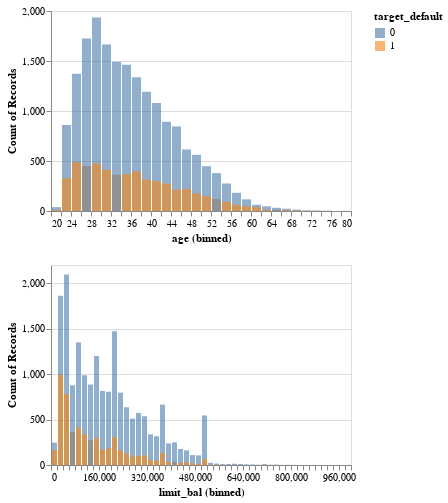

Write notebook code for a chart like this one.
### Markdown cell above
- The correlation heatmap shows the pairwise correlation coefficients between numerical features. From this plot, we notice that correlation between repayments, correlation between bill amounts, and correlation between payment amounts are relatively high.

### Code cell
# Distribution of some numerics columns
eda_num_columns = ['age', 'limit_bal']
alt.Chart(train_df).mark_bar(opacity=0.6).encode(
    alt.X(alt.repeat('row')).bin(maxbins=50),
    alt.Y('count()').stack(False),
    color='target_default:N'
).properties(
    width=300,
    height=200
).repeat(row=eda_num_columns)

### Figure 1 — Vega specification as saved in the notebook (floating-point values rounded to 4 significant figures)
{"$schema": "https://vega.github.io/schema/vega/v5.json", "data": [{"name": "source_0"}, {"name": "data_0", "values": [{"__count": 1470, "bin_maxbins_50_limit_bal": 200000.0, "bin_maxbins_50_limit_bal_end": 220000.0, "target_default": 0}, {"__count": 272, "bin_maxbins_50_limit_bal": 120000.0, "bin_maxbins_50_limit_bal_end": 140000.0, "target_default": 1}, {"__count": 1863, "bin_maxbins_50_limit_bal": 20000.0, "bin_maxbins_50_limit_bal_end": 40000.0, "target_default": 0}, {"__count": 987, "bin_maxbins_50_limit_bal": 100000.0, "bin_maxbins_50_limit_bal_end": 120000.0, "target_default": 0}, {"__count": 573, "bin_maxbins_50_limit_bal": 280000.0, "bin_maxbins_50_limit_bal_end": 300000.0, "target_default": 0}, {"__count": 2096, "bin_maxbins_50_limit_bal": 40000.0, "bin_maxbins_50_limit_bal_end": 60000.0, "target_default": 0}, {"__count": 1198, "bin_maxbins_50_limit_bal": 140000.0, "bin_maxbins_50_limit_bal_end": 160000.0, "target_default": 0}, {"__count": 536, "bin_maxbins_50_limit_bal": 300000.0, "bin_maxbins_50_limit_bal_end": 320000.0, "target_default": 0}, {"__count": 10, "bin_maxbins_50_limit_bal": 700000.0, "bin_maxbins_50_limit_bal_end": 720000.0, "target_default": 0}, {"__count": 796, "bin_maxbins_50_limit_bal": 220000.0, "bin_maxbins_50_limit_bal_end": 240000.0, "target_default": 0}, {"__count": 246, "bin_maxbins_50_limit_bal": 0.0, "bin_maxbins_50_limit_bal_end": 20000.0, "target_default": 0}, {"__count": 106, "bin_maxbins_50_limit_bal": 480000.0, "bin_maxbins_50_limit_bal_end": 500000.0, "target_default": 0}, {"__count": 992, "bin_maxbins_50_limit_bal": 20000.0, "bin_maxbins_50_limit_bal_end": 40000.0, "target_default": 1}, {"__count": 815, "bin_maxbins_50_limit_bal": 160000.0, "bin_maxbins_50_limit_bal_end": 180000.0, "target_default": 0}, {"__count": 360, "bin_maxbins_50_limit_bal": 60000.0, "bin_maxbins_50_limit_bal_end": 80000.0, "target_default": 1}, {"__count": 885, "bin_maxbins_50_limit_bal": 120000.0, "bin_maxbins_50_limit_bal_end": 140000.0, "target_default": 0}, {"__count": 1349, "bin_maxbins_50_limit_bal": 80000.0, "bin_maxbins_50_limit_bal_end": 100000.0, "target_default": 0}, {"__count": 336, "bin_maxbins_50_limit_bal": 320000.0, "bin_maxbins_50_limit_bal_end": 340000.0, "target_default": 0}, {"__count": 316, "bin_maxbins_50_limit_bal": 340000.0, "bin_maxbins_50_limit_bal_end": 360000.0, "target_default": 0}, {"__count": 635, "bin_maxbins_50_limit_bal": 240000.0, "bin_maxbins_50_limit_bal_end": 260000.0, "target_default": 0}, {"__count": 511, "bin_maxbins_50_limit_bal": 260000.0, "bin_maxbins_50_limit_bal_end": 280000.0, "target_default": 0}, {"__count": 306, "bin_maxbins_50_limit_bal": 200000.0, "bin_maxbins_50_limit_bal_end": 220000.0, "target_default": 1}, {"__count": 163, "bin_maxbins_50_limit_bal": 220000.0, "bin_maxbins_50_limit_bal_end": 240000.0, "target_default": 1}, {"__count": 781, "bin_maxbins_50_limit_bal": 40000.0, "bin_maxbins_50_limit_bal_end": 60000.0, "target_default": 1}, {"__count": 877, "bin_maxbins_50_limit_bal": 60000.0, "bin_maxbins_50_limit_bal_end": 80000.0, "target_default": 0}, {"__count": 6, "bin_maxbins_50_limit_bal": 660000.0, "bin_maxbins_50_limit_bal_end": 680000.0, "target_default": 0}, {"__count": 545, "bin_maxbins_50_limit_bal": 500000.0, "bin_maxbins_50_limit_bal_end": 520000.0, "target_default": 0}, {"__count": 806, "bin_maxbins_50_limit_bal": 180000.0, "bin_maxbins_50_limit_bal_end": 200000.0, "target_default": 0}, {"__count": 664, "bin_maxbins_50_limit_bal": 360000.0, "bin_maxbins_50_limit_bal_end": 380000.0, "target_default": 0}, {"__count": 413, "bin_maxbins_50_limit_bal": 80000.0, "bin_maxbins_50_limit_bal_end": 100000.0, "target_default": 1}, {"__count": 65, "bin_maxbins_50_limit_bal": 500000.0, "bin_maxbins_50_limit_bal_end": 520000.0, "target_default": 1}, {"__count": 186, "bin_maxbins_50_limit_bal": 180000.0, "bin_maxbins_50_limit_bal_end": 200000.0, "target_default": 1}, {"__count": 238, "bin_maxbins_50_limit_bal": 380000.0, "bin_maxbins_50_limit_bal_end": 400000.0, "target_default": 0}, {"__count": 161, "bin_maxbins_50_limit_bal": 440000.0, "bin_maxbins_50_limit_bal_end": 460000.0, "target_default": 0}, {"__count": 176, "bin_maxbins_50_limit_bal": 420000.0, "bin_maxbins_50_limit_bal_end": 440000.0, "target_default": 0}, {"__count": 335, "bin_maxbins_50_limit_bal": 100000.0, "bin_maxbins_50_limit_bal_end": 120000.0, "target_default": 1}, {"__count": 161, "bin_maxbins_50_limit_bal": 0.0, "bin_maxbins_50_limit_bal_end": 20000.0, "target_default": 1}, {"__count": 37, "bin_maxbins_50_limit_bal": 400000.0, "bin_maxbins_50_limit_bal_end": 420000.0, "target_default": 1}, {"__count": 249, "bin_maxbins_50_limit_bal": 400000.0, "bin_maxbins_50_limit_bal_end": 420000.0, "target_default": 0}, {"__count": 132, "bin_maxbins_50_limit_bal": 360000.0, "bin_maxbins_50_limit_bal_end": 380000.0, "target_default": 1}, {"__count": 91, "bin_maxbins_50_limit_bal": 260000.0, "bin_maxbins_50_limit_bal_end": 280000.0, "target_default": 1}, {"__count": 109, "bin_maxbins_50_limit_bal": 460000.0, "bin_maxbins_50_limit_bal_end": 480000.0, "target_default": 0}, {"__count": 167, "bin_maxbins_50_limit_bal": 160000.0, "bin_maxbins_50_limit_bal_end": 180000.0, "target_default": 1}, {"__count": 295, "bin_maxbins_50_limit_bal": 140000.0, "bin_maxbins_50_limit_bal_end": 160000.0, "target_default": 1}, {"__count": 11, "bin_maxbins_50_limit_bal": 580000.0, "bin_maxbins_50_limit_bal_end": 600000.0, "target_default": 0}, {"__count": 49, "bin_maxbins_50_limit_bal": 340000.0, "bin_maxbins_50_limit_bal_end": 360000.0, "target_default": 1}, {"__count": 32, "bin_maxbins_50_limit_bal": 440000.0, "bin_maxbins_50_limit_bal_end": 460000.0, "target_default": 1}, {"__count": 102, "bin_maxbins_50_limit_bal": 280000.0, "bin_maxbins_50_limit_bal_end": 300000.0, "target_default": 1}, {"__count": 105, "bin_maxbins_50_limit_bal": 300000.0, "bin_maxbins_50_limit_bal_end": 320000.0, "target_default": 1}, {"__count": 24, "bin_maxbins_50_limit_bal": 520000.0, "bin_maxbins_50_limit_bal_end": 540000.0, "target_default": 0}, {"__count": 130, "bin_maxbins_50_limit_bal": 240000.0, "bin_maxbins_50_limit_bal_end": 260000.0, "target_default": 1}, {"__count": 23, "bin_maxbins_50_limit_bal": 420000.0, "bin_maxbins_50_limit_bal_end": 440000.0, "target_default": 1}, {"__count": 16, "bin_maxbins_50_limit_bal": 540000.0, "bin_maxbins_50_limit_bal_end": 560000.0, "target_default": 0}, {"__count": 18, "bin_maxbins_50_limit_bal": 460000.0, "bin_maxbins_50_limit_bal_end": 480000.0, "target_default": 1}, {"__count": 14, "bin_maxbins_50_limit_bal": 600000.0, "bin_maxbins_50_limit_bal_end": 620000.0, "target_default": 0}, {"__count": 11, "bin_maxbins_50_limit_bal": 480000.0, "bin_maxbins_50_limit_bal_end": 500000.0, "target_default": 1}, {"__count": 1, "bin_maxbins_50_limit_bal": 740000.0, "bin_maxbins_50_limit_bal_end": 760000.0, "target_default": 1}, {"__count": 6, "bin_maxbins_50_limit_bal": 540000.0, "bin_maxbins_50_limit_bal_end": 560000.0, "target_default": 1}, {"__count": 3, "bin_maxbins_50_limit_bal": 600000.0, "bin_maxbins_50_limit_bal_end": 620000.0, "target_default": 1}, {"__count": 32, "bin_maxbins_50_limit_bal": 380000.0, "bin_maxbins_50_limit_bal_end": 400000.0, "target_default": 1}, {"__count": 7, "bin_maxbins_50_limit_bal": 640000.0, "bin_maxbins_50_limit_bal_end": 660000.0, "target_default": 0}, {"__count": 56, "bin_maxbins_50_limit_bal": 320000.0, "bin_maxbins_50_limit_bal_end": 340000.0, "target_default": 1}, {"__count": 11, "bin_maxbins_50_limit_bal": 560000.0, "bin_maxbins_50_limit_bal_end": 580000.0, "target_default": 0}, {"__count": 11, "bin_maxbins_50_limit_bal": 620000.0, "bin_maxbins_50_limit_bal_end": 640000.0, "target_default": 0}, {"__count": 4, "bin_maxbins_50_limit_bal": 740000.0, "bin_maxbins_50_limit_bal_end": 760000.0, "target_default": 0}, {"__count": 1, "bin_maxbins_50_limit_bal": 980000.0, "bin_maxbins_50_limit_bal_end": 1000000.0, "target_default": 0}, {"__count": 1, "bin_maxbins_50_limit_bal": 680000.0, "bin_maxbins_50_limit_bal_end": 700000.0, "target_default": 1}, {"__count": 1, "bin_maxbins_50_limit_bal": 760000.0, "bin_maxbins_50_limit_bal_end": 780000.0, "target_default": 0}, {"__count": 1, "bin_maxbins_50_limit_bal": 720000.0, "bin_maxbins_50_limit_bal_end": 740000.0, "target_default": 1}, {"__count": 1, "bin_maxbins_50_limit_bal": 700000.0, "bin_maxbins_50_limit_bal_end": 720000.0, "target_default": 1}, {"__count": 3, "bin_maxbins_50_limit_bal": 720000.0, "bin_maxbins_50_limit_bal_end": 740000.0, "target_default": 0}, {"__count": 2, "bin_maxbins_50_limit_bal": 780000.0, "bin_maxbins_50_limit_bal_end": 800000.0, "target_default": 0}, {"__count": 1, "bin_maxbins_50_limit_bal": 560000.0, "bin_maxbins_50_limit_bal_end": 580000.0, "target_default": 1}, {"__count": 1, "bin_maxbins_50_limit_bal": 620000.0, "bin_maxbins_50_limit_bal_end": 640000.0, "target_default": 1}, {"__count": 1, "bin_maxbins_50_limit_bal": 580000.0, "bin_maxbins_50_limit_bal_end": 600000.0, "target_default": 1}, {"__count": 3, "bin_maxbins_50_limit_bal": 680000.0, "bin_maxbins_50_limit_bal_end": 700000.0, "target_default": 0}, {"__count": 2, "bin_maxbins_50_limit_bal": 520000.0, "bin_maxbins_50_limit_bal_end": 540000.0, "target_default": 1}, {"__count": 1, "bin_maxbins_50_limit_bal": 800000.0, "bin_maxbins_50_limit_bal_end": 820000.0, "target_default": 0}]}, {"name": "data_1", "values": [{"__count": 615, "bin_maxbins_50_age": 46.0, "bin_maxbins_50_age_end": 48.0, "target_default": 0}, {"__count": 363, "bin_maxbins_50_age": 32.0, "bin_maxbins_50_age_end": 34.0, "target_default": 1}, {"__count": 861, "bin_maxbins_50_age": 22.0, "bin_maxbins_50_age_end": 24.0, "target_default": 0}, {"__count": 1462, "bin_maxbins_50_age": 34.0, "bin_maxbins_50_age_end": 36.0, "target_default": 0}, {"__count": 1934, "bin_maxbins_50_age": 28.0, "bin_maxbins_50_age_end": 30.0, "target_default": 0}, {"__count": 448, "bin_maxbins_50_age": 50.0, "bin_maxbins_50_age_end": 52.0, "target_default": 0}, {"__count": 562, "bin_maxbins_50_age": 48.0, "bin_maxbins_50_age_end": 50.0, "target_default": 0}, {"__count": 846, "bin_maxbins_50_age": 44.0, "bin_maxbins_50_age_end": 46.0, "target_default": 0}, {"__count": 182, "bin_maxbins_50_age": 56.0, "bin_maxbins_50_age_end": 58.0, "target_default": 0}, {"__count": 1079, "bin_maxbins_50_age": 40.0, "bin_maxbins_50_age_end": 42.0, "target_default": 0}, {"__count": 1373, "bin_maxbins_50_age": 24.0, "bin_maxbins_50_age_end": 26.0, "target_default": 0}, {"__count": 1665, "bin_maxbins_50_age": 30.0, "bin_maxbins_50_age_end": 32.0, "target_default": 0}, {"__count": 1492, "bin_maxbins_50_age": 32.0, "bin_maxbins_50_age_end": 34.0, "target_default": 0}, {"__count": 1192, "bin_maxbins_50_age": 38.0, "bin_maxbins_50_age_end": 40.0, "target_default": 0}, {"__count": 120, "bin_maxbins_50_age": 52.0, "bin_maxbins_50_age_end": 54.0, "target_default": 1}, {"__count": 893, "bin_maxbins_50_age": 42.0, "bin_maxbins_50_age_end": 44.0, "target_default": 0}, {"__count": 1337, "bin_maxbins_50_age": 36.0, "bin_maxbins_50_age_end": 38.0, "target_default": 0}, {"__count": 395, "bin_maxbins_50_age": 36.0, "bin_maxbins_50_age_end": 38.0, "target_default": 1}, {"__count": 379, "bin_maxbins_50_age": 52.0, "bin_maxbins_50_age_end": 54.0, "target_default": 0}, {"__count": 488, "bin_maxbins_50_age": 24.0, "bin_maxbins_50_age_end": 26.0, "target_default": 1}, {"__count": 412, "bin_maxbins_50_age": 30.0, "bin_maxbins_50_age_end": 32.0, "target_default": 1}, {"__count": 299, "bin_maxbins_50_age": 40.0, "bin_maxbins_50_age_end": 42.0, "target_default": 1}, {"__count": 449, "bin_maxbins_50_age": 26.0, "bin_maxbins_50_age_end": 28.0, "target_default": 1}, {"__count": 275, "bin_maxbins_50_age": 54.0, "bin_maxbins_50_age_end": 56.0, "target_default": 0}, {"__count": 473, "bin_maxbins_50_age": 28.0, "bin_maxbins_50_age_end": 30.0, "target_default": 1}, {"__count": 1726, "bin_maxbins_50_age": 26.0, "bin_maxbins_50_age_end": 28.0, "target_default": 0}, {"__count": 273, "bin_maxbins_50_age": 42.0, "bin_maxbins_50_age_end": 44.0, "target_default": 1}, {"__count": 214, "bin_maxbins_50_age": 44.0, "bin_maxbins_50_age_end": 46.0, "target_default": 1}, {"__count": 328, "bin_maxbins_50_age": 22.0, "bin_maxbins_50_age_end": 24.0, "target_default": 1}, {"__count": 63, "bin_maxbins_50_age": 56.0, "bin_maxbins_50_age_end": 58.0, "target_default": 1}, {"__count": 367, "bin_maxbins_50_age": 34.0, "bin_maxbins_50_age_end": 36.0, "target_default": 1}, {"__count": 221, "bin_maxbins_50_age": 46.0, "bin_maxbins_50_age_end": 48.0, "target_default": 1}, {"__count": 62, "bin_maxbins_50_age": 60.0, "bin_maxbins_50_age_end": 62.0, "target_default": 0}, {"__count": 116, "bin_maxbins_50_age": 58.0, "bin_maxbins_50_age_end": 60.0, "target_default": 0}, {"__count": 23, "bin_maxbins_50_age": 66.0, "bin_maxbins_50_age_end": 68.0, "target_default": 0}, {"__count": 313, "bin_maxbins_50_age": 38.0, "bin_maxbins_50_age_end": 40.0, "target_default": 1}, {"__count": 11, "bin_maxbins_50_age": 64.0, "bin_maxbins_50_age_end": 66.0, "target_default": 1}, {"__count": 148, "bin_maxbins_50_age": 50.0, "bin_maxbins_50_age_end": 52.0, "target_default": 1}, {"__count": 46, "bin_maxbins_50_age": 58.0, "bin_maxbins_50_age_end": 60.0, "target_default": 1}, {"__count": 176, "bin_maxbins_50_age": 48.0, "bin_maxbins_50_age_end": 50.0, "target_default": 1}, {"__count": 47, "bin_maxbins_50_age": 62.0, "bin_maxbins_50_age_end": 64.0, "target_default": 0}, {"__count": 38, "bin_maxbins_50_age": 60.0, "bin_maxbins_50_age_end": 62.0, "target_default": 1}, {"__count": 39, "bin_maxbins_50_age": 20.0, "bin_maxbins_50_age_end": 22.0, "target_default": 0}, {"__count": 92, "bin_maxbins_50_age": 54.0, "bin_maxbins_50_age_end": 56.0, "target_default": 1}, {"__count": 14, "bin_maxbins_50_age": 68.0, "bin_maxbins_50_age_end": 70.0, "target_default": 0}, {"__count": 3, "bin_maxbins_50_age": 74.0, "bin_maxbins_50_age_end": 76.0, "target_default": 0}, {"__count": 11, "bin_maxbins_50_age": 20.0, "bin_maxbins_50_age_end": 22.0, "target_default": 1}, {"__count": 10, "bin_maxbins_50_age": 66.0, "bin_maxbins_50_age_end": 68.0, "target_default": 1}, {"__count": 7, "bin_maxbins_50_age": 70.0, "bin_maxbins_50_age_end": 72.0, "target_default": 0}, {"__count": 32, "bin_maxbins_50_age": 64.0, "bin_maxbins_50_age_end": 66.0, "target_default": 0}, {"__count": 4, "bin_maxbins_50_age": 68.0, "bin_maxbins_50_age_end": 70.0, "target_default": 1}, {"__count": 12, "bin_maxbins_50_age": 62.0, "bin_maxbins_50_age_end": 64.0, "target_default": 1}, {"__count": 4, "bin_maxbins_50_age": 72.0, "bin_maxbins_50_age_end": 74.0, "target_default": 1}, {"__count": 3, "bin_maxbins_50_age": 72.0, "bin_maxbins_50_age_end": 74.0, "target_default": 0}, {"__count": 1, "bin_maxbins_50_age": 78.0, "bin_maxbins_50_age_end": 80.0, "target_default": 0}, {"__count": 1, "bin_maxbins_50_age": 74.0, "bin_maxbins_50_age_end": 76.0, "target_default": 1}, {"__count": 1, "bin_maxbins_50_age": 70.0, "bin_maxbins_50_age_end": 72.0, "target_default": 1}]}, {"name": "data_1_color_domain_target_default_0", "values": [{"target_default": 0}, {"target_default": 1}]}, {"name": "data_0_color_domain_target_default_1", "values": [{"target_default": 0}, {"target_default": 1}]}, {"name": "data_1_child__row_age_y_domain___count", "values": [{"min": 1, "max": 1934}]}, {"name": "data_0_child__row_limit_bal_y_domain___count", "values": [{"min": 1, "max": 2096}]}], "signals": [{"name": "child__row_age_bin_maxbins_50_age_bins", "value": {"fields": ["age"], "fname": "bin_age", "start": 20.0, "step": 2.0, "stop": 80.0}}, {"name": "child__row_limit_bal_bin_maxbins_50_limit_bal_bins", "value": {"fields": ["limit_bal"], "fname": "bin_limit_bal", "start": 0.0, "step": 20000.0, "stop": 1000000.0}}, {"name": "childHeight", "value": 200}], "marks": [{"type": "group", "name": "child__row_age_group", "encode": {"update": {"width": {"signal": "width"}, "height": {"signal": "childHeight"}}}, "marks": [{"type": "rect", "name": "child__row_age_marks", "from": {"data": "data_1"}, "encode": {"update": {"ariaRoleDescription": {"value": "bar"}, "x": {"field": "bin_maxbins_50_age_end", "scale": "child__row_age_x", "offset": {"signal": "0.5 + (abs(scale(\"child__row_age_x\", datum[\"bin_maxbins_50_age_end\"]) - scale(\"child__row_age_x\", datum[\"bin_maxbins_50_age\"])) < 0.25 ? 0.5 * (0.25 - (abs(scale(\"child__row_age_x\", datum[\"bin_maxbins_50_age_end\"]) - scale(\"child__row_age_x\", datum[\"bin_maxbins_50_age\"])))) : -0.5)"}}, "opacity": {"value": 0.6}, "y2": {"value": 0, "scale": "child__row_age_y"}, "x2": {"field": "bin_maxbins_50_age", "scale": "child__row_age_x", "offset": {"signal": "0.5 + (abs(scale(\"child__row_age_x\", datum[\"bin_maxbins_50_age_end\"]) - scale(\"child__row_age_x\", datum[\"bin_maxbins_50_age\"])) < 0.25 ? -0.5 * (0.25 - (abs(scale(\"child__row_age_x\", datum[\"bin_maxbins_50_age_end\"]) - scale(\"child__row_age_x\", datum[\"bin_maxbins_50_age\"])))) : 0.5)"}}, "y": {"field": "__count", "scale": "child__row_age_y"}, "fill": {"field": "target_default", "scale": "color"}, "description": {"signal": "\"age (binned): \" + (!isValid(datum[\"bin_maxbins_50_age\"]) || !isFinite(+datum[\"bin_maxbins_50_age\"]) ? \"null\" : format(datum[\"bin_maxbins_50_age\"], \"\") + \" – \" + format(datum[\"bin_maxbins_50_age_end\"], \"\")) + \"; Count of Records: \" + (format(datum[\"__count\"], \"\")) + \"; target_default: \" + (isValid(datum[\"target_default\"]) ? datum[\"target_default\"] : \"\"+datum[\"target_default\"])"}}}, "style": ["bar"]}], "axes": [{"scale": "child__row_age_y", "orient": "left", "grid": true, "aria": false, "labels": false, "gridScale": "child__row_age_x", "tickCount": {"signal": "ceil(childHeight/40)"}, "domain": false, "maxExtent": 0, "minExtent": 0, "zindex": 0, "ticks": false}, {"scale": "child__row_age_x", "labelFlush": true, "title": "age (binned)", "zindex": 0, "tickCount": {"signal": "ceil(width/10)"}, "labelOverlap": true, "grid": false, "orient": "bottom"}, {"scale": "child__row_age_y", "orient": "left", "title": "Count of Records", "labelOverlap": true, "zindex": 0, "tickCount": {"signal": "ceil(childHeight/40)"}, "grid": false}], "style": "cell"}, {"type": "group", "name": "child__row_limit_bal_group", "encode": {"update": {"height": {"signal": "childHeight"}, "width": {"signal": "width"}}}, "marks": [{"type": "rect", "name": "child__row_limit_bal_marks", "from": {"data": "data_0"}, "encode": {"update": {"opacity": {"value": 0.6}, "x": {"field": "bin_maxbins_50_limit_bal_end", "scale": "child__row_limit_bal_x", "offset": {"signal": "0.5 + (abs(scale(\"child__row_limit_bal_x\", datum[\"bin_maxbins_50_limit_bal_end\"]) - scale(\"child__row_limit_bal_x\", datum[\"bin_maxbins_50_limit_bal\"])) < 0.25 ? 0.5 * (0.25 - (abs(scale(\"child__row_limit_bal_x\", datum[\"bin_maxbins_50_limit_bal_end\"]) - scale(\"child__row_limit_bal_x\", datum[\"bin_maxbins_50_limit_bal\"])))) : -0.5)"}}, "x2": {"field": "bin_maxbins_50_limit_bal", "scale": "child__row_limit_bal_x", "offset": {"signal": "0.5 + (abs(scale(\"child__row_limit_bal_x\", datum[\"bin_maxbins_50_limit_bal_end\"]) - scale(\"child__row_limit_bal_x\", datum[\"bin_maxbins_50_limit_bal\"])) < 0.25 ? -0.5 * (0.25 - (abs(scale(\"child__row_limit_bal_x\", datum[\"bin_maxbins_50_limit_bal_end\"]) - scale(\"child__row_limit_bal_x\", datum[\"bin_maxbins_50_limit_bal\"])))) : 0.5)"}}, "y": {"field": "__count", "scale": "child__row_limit_bal_y"}, "y2": {"value": 0, "scale": "child__row_limit_bal_y"}, "ariaRoleDescription": {"value": "bar"}, "description": {"signal": "\"limit_bal (binned): \" + (!isValid(datum[\"bin_maxbins_50_limit_bal\"]) || !isFinite(+datum[\"bin_maxbins_50_limit_bal\"]) ? \"null\" : format(datum[\"bin_maxbins_50_limit_bal\"], \"\") + \" – \" + format(datum[\"bin_maxbins_50_limit_bal_end\"], \"\")) + \"; Count of Records: \" + (format(datum[\"__count\"], \"\")) + \"; target_default: \" + (isValid(datum[\"target_default\"]) ? datum[\"target_default\"] : \"\"+datum[\"target_default\"])"}, "fill": {"field": "target_default", "scale": "color"}}}, "style": ["bar"]}], "axes": [{"scale": "child__row_limit_bal_y", "aria": false, "maxExtent": 0, "minExtent": 0, "zindex": 0, "orient": "left", "gridScale": "child__row_limit_bal_x", "grid": true, "ticks": false, "domain": false, "tickCount": {"signal": "ceil(childHeight/40)"}, "labels": false}, {"scale": "child__row_limit_bal_x", "labelFlush": true, "tickCount": {"signal": "ceil(width/10)"}, "zindex": 0, "orient": "bottom", "grid": false, "title": "limit_bal (binned)", "labelOverlap": true}, {"scale": "child__row_limit_bal_y", "tickCount": {"signal": "ceil(childHeight/40)"}, "orient": "left", "title": "Count of Records", "grid": false, "labelOverlap": true, "zindex": 0}], "style": "cell"}], "scales": [{"name": "color", "type": "ordinal", "domain": {"fields": [{"data": "data_1_color_domain_target_default_0", "field": "target_default"}, {"data": "data_0_color_domain_target_default_1", "field": "target_default"}], "sort": true}, "range": "category"}, {"name": "child__row_age_x", "type": "linear", "domain": {"signal": "[child__row_age_bin_maxbins_50_age_bins.start, child__row_age_bin_maxbins_50_age_bins.stop]"}, "range": [0, {"signal": "width"}], "bins": {"signal": "child__row_age_bin_maxbins_50_age_bins"}, "zero": false}, {"name": "child__row_age_y", "type": "linear", "domain": [{"signal": "(data(\"data_1_child__row_age_y_domain___count\")[0] || {}).min"}, {"signal": "(data(\"data_1_child__row_age_y_domain___count\")[0] || {}).max"}], "range": [{"signal": "childHeight"}, 0], "nice": true, "zero": true}, {"name": "child__row_limit_bal_x", "type": "linear", "domain": {"signal": "[child__row_limit_bal_bin_maxbins_50_limit_bal_bins.start, child__row_limit_bal_bin_maxbins_50_limit_bal_bins.stop]"}, "range": [0, {"signal": "width"}], "bins": {"signal": "child__row_limit_bal_bin_maxbins_50_limit_bal_bins"}, "zero": false}, {"name": "child__row_limit_bal_y", "type": "linear", "domain": [{"signal": "(data(\"data_0_child__row_limit_bal_y_domain___count\")[0] || {}).min"}, {"signal": "(data(\"data_0_child__row_limit_bal_y_domain___count\")[0] || {}).max"}], "range": [{"signal": "childHeight"}, 0], "nice": true, "zero": true}], "layout": {"padding": 20, "columns": 1, "bounds": "full", "align": "all"}, "legends": [{"fill": "color", "symbolType": "square", "title": "target_default", "encode": {"symbols": {"update": {"opacity": {"value": 0.6}}}}}], "width": 300, "background": "white", "padding": 5}
